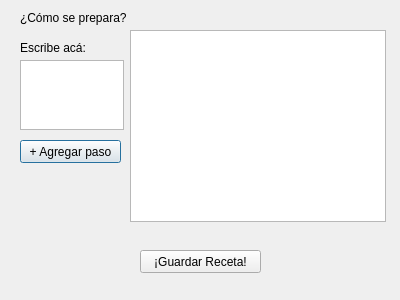
<?xml version="1.0" encoding="UTF-8"?>
<ui version="4.0">
 <class>InstruccionesDialog</class>
 <widget class="QDialog" name="InstruccionesDialog">
  <property name="geometry">
   <rect>
    <x>0</x>
    <y>0</y>
    <width>400</width>
    <height>300</height>
   </rect>
  </property>
  <property name="windowTitle">
   <string>Dialog</string>
  </property>
  <widget class="QLabel" name="label">
   <property name="geometry">
    <rect>
     <x>20</x>
     <y>10</y>
     <width>161</width>
     <height>16</height>
    </rect>
   </property>
   <property name="text">
    <string>¿Cómo se prepara?</string>
   </property>
  </widget>
  <widget class="QTextEdit" name="txtPaso">
   <property name="geometry">
    <rect>
     <x>20</x>
     <y>60</y>
     <width>104</width>
     <height>70</height>
    </rect>
   </property>
  </widget>
  <widget class="QPushButton" name="btnAgregarPaso">
   <property name="geometry">
    <rect>
     <x>20</x>
     <y>140</y>
     <width>101</width>
     <height>23</height>
    </rect>
   </property>
   <property name="text">
    <string>+ Agregar paso</string>
   </property>
  </widget>
  <widget class="QListWidget" name="listaPasos">
   <property name="geometry">
    <rect>
     <x>130</x>
     <y>30</y>
     <width>256</width>
     <height>192</height>
    </rect>
   </property>
  </widget>
  <widget class="QPushButton" name="btnFinalizar">
   <property name="geometry">
    <rect>
     <x>140</x>
     <y>250</y>
     <width>121</width>
     <height>23</height>
    </rect>
   </property>
   <property name="text">
    <string>¡Guardar Receta!</string>
   </property>
  </widget>
  <widget class="QLabel" name="label_2">
   <property name="geometry">
    <rect>
     <x>20</x>
     <y>40</y>
     <width>71</width>
     <height>16</height>
    </rect>
   </property>
   <property name="text">
    <string>Escribe acá:</string>
   </property>
  </widget>
 </widget>
 <resources/>
 <connections/>
</ui>
